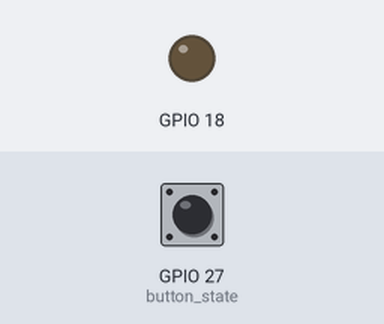
This program was run on a simulated Raspberry Pi (BCM pin numbers). On the bench: output pins drawn as LEDs (lit = HIGH). The inputs (shaded band) are chosen by the test bench; at power-on: GPIO 27 (button_state) HIGH. What the program prints to the terminal is not drawn.

Above: at 1.2 s.
1.3 s: GPIO 27 (button_state) pulled LOW for 0.15 s
At 1.4 s:
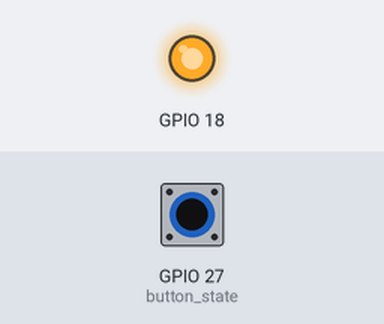
3.0 s: GPIO 27 (button_state) pulled LOW for 3.2 s
At 7.0 s:
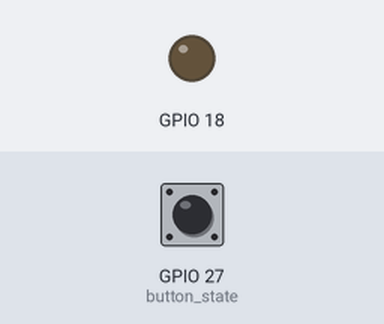
Timing chart, 0 to 8.5 s (numbered marks = the images above; inputs shaded):
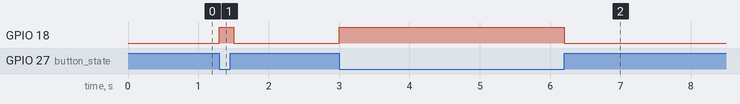

Measured:
- after the input at 1.3 s, GPIO 18: LOW → HIGH at once, → LOW 0.20 s later
- after the input at 3.0 s, GPIO 18: LOW → HIGH at once, → LOW 3.2 s later

The program:

5.LED_with_pushbutton.py
```python
import RPi.GPIO as GPIO#import raspberry pi GPIO library
import time

GPIO.setmode(GPIO.BCM)#use physical pin numbering

GPIO.setup(27, GPIO.IN, pull_up_down=GPIO.PUD_UP)#Button to GPIO27
GPIO.setup(18, GPIO.OUT)  #LED to GPIO18

try: #run this code
    while True:
         button_state = GPIO.input(27)
         if button_state == False: #button is pressed
             GPIO.output(18, True) #led on
             print('Button Pressed...')
             time.sleep(0.2)
         else:
             GPIO.output(18, False) #led off
             print('Button not pressed')
except:
    GPIO.cleanup()
```
